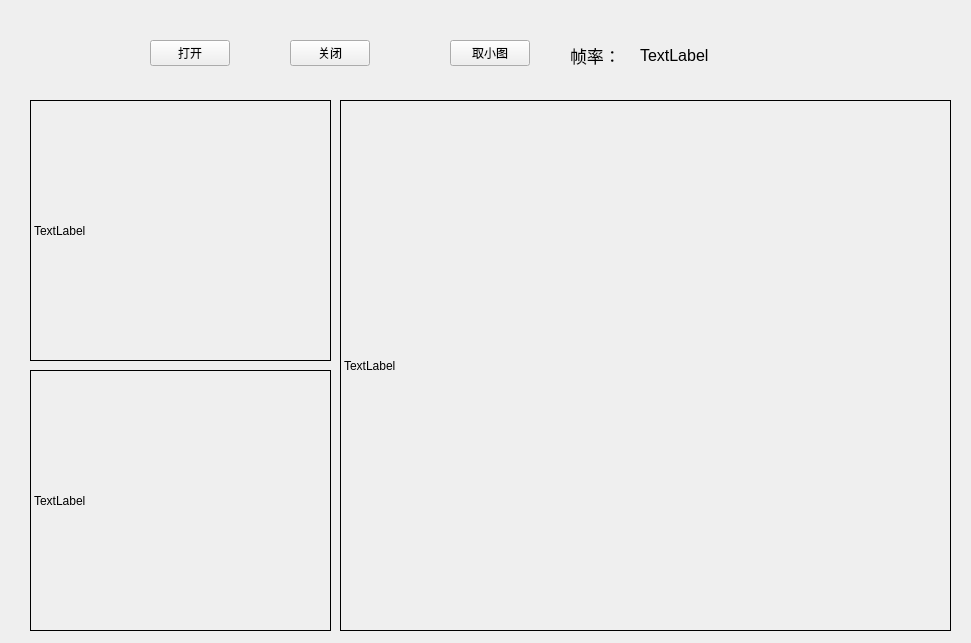
<?xml version="1.0" encoding="UTF-8"?>
<ui version="4.0">
 <class>MainWindow</class>
 <widget class="QMainWindow" name="MainWindow">
  <property name="geometry">
   <rect>
    <x>0</x>
    <y>0</y>
    <width>971</width>
    <height>643</height>
   </rect>
  </property>
  <property name="windowTitle">
   <string>MainWindow</string>
  </property>
  <widget class="QWidget" name="centralWidget">
   <widget class="QLabel" name="labImg">
    <property name="geometry">
     <rect>
      <x>340</x>
      <y>100</y>
      <width>611</width>
      <height>531</height>
     </rect>
    </property>
    <property name="sizePolicy">
     <sizepolicy hsizetype="Expanding" vsizetype="Expanding">
      <horstretch>0</horstretch>
      <verstretch>0</verstretch>
     </sizepolicy>
    </property>
    <property name="frameShape">
     <enum>QFrame::Box</enum>
    </property>
    <property name="text">
     <string>TextLabel</string>
    </property>
   </widget>
   <widget class="QLabel" name="labCount">
    <property name="geometry">
     <rect>
      <x>640</x>
      <y>30</y>
      <width>81</width>
      <height>51</height>
     </rect>
    </property>
    <property name="font">
     <font>
      <pointsize>12</pointsize>
     </font>
    </property>
    <property name="text">
     <string>TextLabel</string>
    </property>
   </widget>
   <widget class="QPushButton" name="btnClose">
    <property name="geometry">
     <rect>
      <x>290</x>
      <y>40</y>
      <width>80</width>
      <height>26</height>
     </rect>
    </property>
    <property name="text">
     <string>关闭</string>
    </property>
   </widget>
   <widget class="QLabel" name="label">
    <property name="geometry">
     <rect>
      <x>570</x>
      <y>40</y>
      <width>61</width>
      <height>31</height>
     </rect>
    </property>
    <property name="font">
     <font>
      <pointsize>13</pointsize>
     </font>
    </property>
    <property name="text">
     <string>帧率：</string>
    </property>
   </widget>
   <widget class="QPushButton" name="pushButton">
    <property name="geometry">
     <rect>
      <x>150</x>
      <y>40</y>
      <width>80</width>
      <height>26</height>
     </rect>
    </property>
    <property name="text">
     <string>打开</string>
    </property>
   </widget>
   <widget class="QPushButton" name="pushButton_2">
    <property name="geometry">
     <rect>
      <x>450</x>
      <y>40</y>
      <width>80</width>
      <height>26</height>
     </rect>
    </property>
    <property name="text">
     <string>取小图</string>
    </property>
   </widget>
   <widget class="QLabel" name="labRight">
    <property name="geometry">
     <rect>
      <x>30</x>
      <y>370</y>
      <width>301</width>
      <height>261</height>
     </rect>
    </property>
    <property name="sizePolicy">
     <sizepolicy hsizetype="Expanding" vsizetype="Expanding">
      <horstretch>0</horstretch>
      <verstretch>0</verstretch>
     </sizepolicy>
    </property>
    <property name="frameShape">
     <enum>QFrame::Box</enum>
    </property>
    <property name="text">
     <string>TextLabel</string>
    </property>
   </widget>
   <widget class="QLabel" name="labLeft">
    <property name="geometry">
     <rect>
      <x>30</x>
      <y>100</y>
      <width>301</width>
      <height>261</height>
     </rect>
    </property>
    <property name="sizePolicy">
     <sizepolicy hsizetype="Expanding" vsizetype="Expanding">
      <horstretch>0</horstretch>
      <verstretch>0</verstretch>
     </sizepolicy>
    </property>
    <property name="frameShape">
     <enum>QFrame::Box</enum>
    </property>
    <property name="text">
     <string>TextLabel</string>
    </property>
   </widget>
  </widget>
 </widget>
 <layoutdefault spacing="6" margin="11"/>
 <resources/>
 <connections>
  <connection>
   <sender>btnClose</sender>
   <signal>clicked()</signal>
   <receiver>MainWindow</receiver>
   <slot>Close()</slot>
   <hints>
    <hint type="sourcelabel">
     <x>333</x>
     <y>52</y>
    </hint>
    <hint type="destinationlabel">
     <x>514</x>
     <y>101</y>
    </hint>
   </hints>
  </connection>
  <connection>
   <sender>pushButton</sender>
   <signal>clicked()</signal>
   <receiver>MainWindow</receiver>
   <slot>Open()</slot>
   <hints>
    <hint type="sourcelabel">
     <x>205</x>
     <y>56</y>
    </hint>
    <hint type="destinationlabel">
     <x>216</x>
     <y>81</y>
    </hint>
   </hints>
  </connection>
  <connection>
   <sender>pushButton_2</sender>
   <signal>clicked()</signal>
   <receiver>MainWindow</receiver>
   <slot>GetMinPhono()</slot>
   <hints>
    <hint type="sourcelabel">
     <x>496</x>
     <y>51</y>
    </hint>
    <hint type="destinationlabel">
     <x>629</x>
     <y>16</y>
    </hint>
   </hints>
  </connection>
 </connections>
 <slots>
  <slot>Close()</slot>
  <slot>Open()</slot>
  <slot>GetMinPhono()</slot>
 </slots>
</ui>
